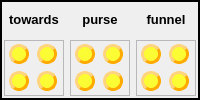
              <widget class="QFrame" name="frame_10">
               <property name="frameShape">
                <enum>QFrame::WinPanel</enum>
               </property>
               <property name="frameShadow">
                <enum>QFrame::Plain</enum>
               </property>
               <layout class="QGridLayout" name="gridLayout_20">
                <property name="leftMargin">
                 <number>2</number>
                </property>
                <property name="topMargin">
                 <number>2</number>
                </property>
                <property name="rightMargin">
                 <number>2</number>
                </property>
                <property name="bottomMargin">
                 <number>2</number>
                </property>
                <item row="1" column="0">
                 <widget class="QFrame" name="frame_11">
                  <property name="frameShape">
                   <enum>QFrame::StyledPanel</enum>
                  </property>
                  <property name="frameShadow">
                   <enum>QFrame::Plain</enum>
                  </property>
                  <layout class="QGridLayout" name="gridLayout_21">
                   <property name="leftMargin">
                    <number>2</number>
                   </property>
                   <property name="topMargin">
                    <number>2</number>
                   </property>
                   <property name="rightMargin">
                    <number>2</number>
                   </property>
                   <property name="bottomMargin">
                    <number>2</number>
                   </property>
                   <item row="0" column="0">
                    <widget class="QPushButton" name="CTRL_R_mouth_towardsU">
                     <property name="minimumSize">
                      <size>
                       <width>20</width>
                       <height>20</height>
                      </size>
                     </property>
                     <property name="maximumSize">
                      <size>
                       <width>20</width>
                       <height>20</height>
                      </size>
                     </property>
                     <property name="styleSheet">
                      <string notr="true">QPushButton{
background-color: rgba(255, 255, 0, 200);
border-style: outset;
border-width: 3px;
border-radius: 10px;
border-color: rgb(255, 170, 0);
}
QPushButton:hover{
background-color:rgba(0,0,200,60); 
color: black;}
QPushButton:checked{
background-color: rgba(0,255, 0 ,200);
border-style: inset; }

</string>
                     </property>
                     <property name="text">
                      <string/>
                     </property>
                    </widget>
                   </item>
                   <item row="0" column="1">
                    <widget class="QPushButton" name="CTRL_L_mouth_towardsU">
                     <property name="minimumSize">
                      <size>
                       <width>20</width>
                       <height>20</height>
                      </size>
                     </property>
                     <property name="maximumSize">
                      <size>
                       <width>20</width>
                       <height>20</height>
                      </size>
                     </property>
                     <property name="styleSheet">
                      <string notr="true">QPushButton{
background-color: rgba(255, 255, 0, 200);
border-style: outset;
border-width: 3px;
border-radius: 10px;
border-color: rgb(255, 170, 0);
}
QPushButton:hover{
background-color:rgba(0,0,200,60); 
color: black;}
QPushButton:checked{
background-color: rgba(0,255, 0 ,200);
border-style: inset; }

</string>
                     </property>
                     <property name="text">
                      <string/>
                     </property>
                    </widget>
                   </item>
                   <item row="1" column="0">
                    <widget class="QPushButton" name="CTRL_R_mouth_towardsD">
                     <property name="minimumSize">
                      <size>
                       <width>20</width>
                       <height>20</height>
                      </size>
                     </property>
                     <property name="maximumSize">
                      <size>
                       <width>20</width>
                       <height>20</height>
                      </size>
                     </property>
                     <property name="styleSheet">
                      <string notr="true">QPushButton{
background-color: rgba(255, 255, 0, 200);
border-style: outset;
border-width: 3px;
border-radius: 10px;
border-color: rgb(255, 170, 0);
}
QPushButton:hover{
background-color:rgba(0,0,200,60); 
color: black;}
QPushButton:checked{
background-color: rgba(0,255, 0 ,200);
border-style: inset; }

</string>
                     </property>
                     <property name="text">
                      <string/>
                     </property>
                    </widget>
                   </item>
                   <item row="1" column="1">
                    <widget class="QPushButton" name="CTRL_L_mouth_towardsD">
                     <property name="minimumSize">
                      <size>
                       <width>20</width>
                       <height>20</height>
                      </size>
                     </property>
                     <property name="maximumSize">
                      <size>
                       <width>20</width>
                       <height>20</height>
                      </size>
                     </property>
                     <property name="styleSheet">
                      <string notr="true">QPushButton{
background-color: rgba(255, 255, 0, 200);
border-style: outset;
border-width: 3px;
border-radius: 10px;
border-color: rgb(255, 170, 0);
}
QPushButton:hover{
background-color:rgba(0,0,200,60); 
color: black;}
QPushButton:checked{
background-color: rgba(0,255, 0 ,200);
border-style: inset; }

</string>
                     </property>
                     <property name="text">
                      <string/>
                     </property>
                    </widget>
                   </item>
                  </layout>
                 </widget>
                </item>
                <item row="1" column="1">
                 <widget class="QFrame" name="frame_12">
                  <property name="frameShape">
                   <enum>QFrame::StyledPanel</enum>
                  </property>
                  <property name="frameShadow">
                   <enum>QFrame::Plain</enum>
                  </property>
                  <layout class="QGridLayout" name="gridLayout_22">
                   <property name="leftMargin">
                    <number>2</number>
                   </property>
                   <property name="topMargin">
                    <number>2</number>
                   </property>
                   <property name="rightMargin">
                    <number>2</number>
                   </property>
                   <property name="bottomMargin">
                    <number>2</number>
                   </property>
                   <item row="0" column="0">
                    <widget class="QPushButton" name="CTRL_R_mouth_purseU">
                     <property name="minimumSize">
                      <size>
                       <width>20</width>
                       <height>20</height>
                      </size>
                     </property>
                     <property name="maximumSize">
                      <size>
                       <width>20</width>
                       <height>20</height>
                      </size>
                     </property>
                     <property name="styleSheet">
                      <string notr="true">QPushButton{
background-color: rgba(255, 255, 0, 200);
border-style: outset;
border-width: 3px;
border-radius: 10px;
border-color: rgb(255, 170, 0);
}
QPushButton:hover{
background-color:rgba(0,0,200,60); 
color: black;}
QPushButton:checked{
background-color: rgba(0,255, 0 ,200);
border-style: inset; }

</string>
                     </property>
                     <property name="text">
                      <string/>
                     </property>
                    </widget>
                   </item>
                   <item row="0" column="1">
                    <widget class="QPushButton" name="CTRL_L_mouth_purseU">
                     <property name="minimumSize">
                      <size>
                       <width>20</width>
                       <height>20</height>
                      </size>
                     </property>
                     <property name="maximumSize">
                      <size>
                       <width>20</width>
                       <height>20</height>
                      </size>
                     </property>
                     <property name="styleSheet">
                      <string notr="true">QPushButton{
background-color: rgba(255, 255, 0, 200);
border-style: outset;
border-width: 3px;
border-radius: 10px;
border-color: rgb(255, 170, 0);
}
QPushButton:hover{
background-color:rgba(0,0,200,60); 
color: black;}
QPushButton:checked{
background-color: rgba(0,255, 0 ,200);
border-style: inset; }

</string>
                     </property>
                     <property name="text">
                      <string/>
                     </property>
                    </widget>
                   </item>
                   <item row="1" column="0">
                    <widget class="QPushButton" name="CTRL_R_mouth_purseD">
                     <property name="minimumSize">
                      <size>
                       <width>20</width>
                       <height>20</height>
                      </size>
                     </property>
                     <property name="maximumSize">
                      <size>
                       <width>20</width>
                       <height>20</height>
                      </size>
                     </property>
                     <property name="styleSheet">
                      <string notr="true">QPushButton{
background-color: rgba(255, 255, 0, 200);
border-style: outset;
border-width: 3px;
border-radius: 10px;
border-color: rgb(255, 170, 0);
}
QPushButton:hover{
background-color:rgba(0,0,200,60); 
color: black;}
QPushButton:checked{
background-color: rgba(0,255, 0 ,200);
border-style: inset; }

</string>
                     </property>
                     <property name="text">
                      <string/>
                     </property>
                    </widget>
                   </item>
                   <item row="1" column="1">
                    <widget class="QPushButton" name="CTRL_L_mouth_purseD">
                     <property name="minimumSize">
                      <size>
                       <width>20</width>
                       <height>20</height>
                      </size>
                     </property>
                     <property name="maximumSize">
                      <size>
                       <width>20</width>
                       <height>20</height>
                      </size>
                     </property>
                     <property name="styleSheet">
                      <string notr="true">QPushButton{
background-color: rgba(255, 255, 0, 200);
border-style: outset;
border-width: 3px;
border-radius: 10px;
border-color: rgb(255, 170, 0);
}
QPushButton:hover{
background-color:rgba(0,0,200,60); 
color: black;}
QPushButton:checked{
background-color: rgba(0,255, 0 ,200);
border-style: inset; }

</string>
                     </property>
                     <property name="text">
                      <string/>
                     </property>
                    </widget>
                   </item>
                  </layout>
                 </widget>
                </item>
                <item row="1" column="2">
                 <widget class="QFrame" name="frame_13">
                  <property name="frameShape">
                   <enum>QFrame::StyledPanel</enum>
                  </property>
                  <property name="frameShadow">
                   <enum>QFrame::Plain</enum>
                  </property>
                  <layout class="QGridLayout" name="gridLayout_23">
                   <property name="leftMargin">
                    <number>2</number>
                   </property>
                   <property name="topMargin">
                    <number>2</number>
                   </property>
                   <property name="rightMargin">
                    <number>2</number>
                   </property>
                   <property name="bottomMargin">
                    <number>2</number>
                   </property>
                   <item row="0" column="0">
                    <widget class="QPushButton" name="CTRL_R_mouth_funnelU">
                     <property name="minimumSize">
                      <size>
                       <width>20</width>
                       <height>20</height>
                      </size>
                     </property>
                     <property name="maximumSize">
                      <size>
                       <width>20</width>
                       <height>20</height>
                      </size>
                     </property>
                     <property name="styleSheet">
                      <string notr="true">QPushButton{
background-color: rgba(255, 255, 0, 200);
border-style: outset;
border-width: 3px;
border-radius: 10px;
border-color: rgb(255, 170, 0);
}
QPushButton:hover{
background-color:rgba(0,0,200,60); 
color: black;}
QPushButton:checked{
background-color: rgba(0,255, 0 ,200);
border-style: inset; }

</string>
                     </property>
                     <property name="text">
                      <string/>
                     </property>
                    </widget>
                   </item>
                   <item row="0" column="1">
                    <widget class="QPushButton" name="CTRL_L_mouth_funnelU">
                     <property name="minimumSize">
                      <size>
                       <width>20</width>
                       <height>20</height>
                      </size>
                     </property>
                     <property name="maximumSize">
                      <size>
                       <width>20</width>
                       <height>20</height>
                      </size>
                     </property>
                     <property name="styleSheet">
                      <string notr="true">QPushButton{
background-color: rgba(255, 255, 0, 200);
border-style: outset;
border-width: 3px;
border-radius: 10px;
border-color: rgb(255, 170, 0);
}
QPushButton:hover{
background-color:rgba(0,0,200,60); 
color: black;}
QPushButton:checked{
background-color: rgba(0,255, 0 ,200);
border-style: inset; }

</string>
                     </property>
                     <property name="text">
                      <string/>
                     </property>
                    </widget>
                   </item>
                   <item row="1" column="0">
                    <widget class="QPushButton" name="CTRL_R_mouth_funnelD">
                     <property name="minimumSize">
                      <size>
                       <width>20</width>
                       <height>20</height>
                      </size>
                     </property>
                     <property name="maximumSize">
                      <size>
                       <width>20</width>
                       <height>20</height>
                      </size>
                     </property>
                     <property name="styleSheet">
                      <string notr="true">QPushButton{
background-color: rgba(255, 255, 0, 200);
border-style: outset;
border-width: 3px;
border-radius: 10px;
border-color: rgb(255, 170, 0);
}
QPushButton:hover{
background-color:rgba(0,0,200,60); 
color: black;}
QPushButton:checked{
background-color: rgba(0,255, 0 ,200);
border-style: inset; }

</string>
                     </property>
                     <property name="text">
                      <string/>
                     </property>
                    </widget>
                   </item>
                   <item row="1" column="1">
                    <widget class="QPushButton" name="CTRL_L_mouth_funnelD">
                     <property name="minimumSize">
                      <size>
                       <width>20</width>
                       <height>20</height>
                      </size>
                     </property>
                     <property name="maximumSize">
                      <size>
                       <width>20</width>
                       <height>20</height>
                      </size>
                     </property>
                     <property name="styleSheet">
                      <string notr="true">QPushButton{
background-color: rgba(255, 255, 0, 200);
border-style: outset;
border-width: 3px;
border-radius: 10px;
border-color: rgb(255, 170, 0);
}
QPushButton:hover{
background-color:rgba(0,0,200,60); 
color: black;}
QPushButton:checked{
background-color: rgba(0,255, 0 ,200);
border-style: inset; }

</string>
                     </property>
                     <property name="text">
                      <string/>
                     </property>
                    </widget>
                   </item>
                  </layout>
                 </widget>
                </item>
                <item row="0" column="0">
                 <widget class="QLabel" name="label_15">
                  <property name="maximumSize">
                   <size>
                    <width>16777215</width>
                    <height>30</height>
                   </size>
                  </property>
                  <property name="font">
                   <font>
                    <pointsize>10</pointsize>
                    <weight>75</weight>
                    <bold>true</bold>
                   </font>
                  </property>
                  <property name="text">
                   <string>towards</string>
                  </property>
                  <property name="alignment">
                   <set>Qt::AlignCenter</set>
                  </property>
                 </widget>
                </item>
                <item row="0" column="1">
                 <widget class="QLabel" name="label_16">
                  <property name="maximumSize">
                   <size>
                    <width>16777215</width>
                    <height>30</height>
                   </size>
                  </property>
                  <property name="font">
                   <font>
                    <pointsize>10</pointsize>
                    <weight>75</weight>
                    <bold>true</bold>
                   </font>
                  </property>
                  <property name="text">
                   <string>purse</string>
                  </property>
                  <property name="alignment">
                   <set>Qt::AlignCenter</set>
                  </property>
                 </widget>
                </item>
                <item row="0" column="2">
                 <widget class="QLabel" name="label_14">
                  <property name="maximumSize">
                   <size>
                    <width>16777215</width>
                    <height>30</height>
                   </size>
                  </property>
                  <property name="font">
                   <font>
                    <pointsize>10</pointsize>
                    <weight>75</weight>
                    <bold>true</bold>
                   </font>
                  </property>
                  <property name="text">
                   <string>funnel</string>
                  </property>
                  <property name="alignment">
                   <set>Qt::AlignCenter</set>
                  </property>
                 </widget>
                </item>
               </layout>
              </widget>
